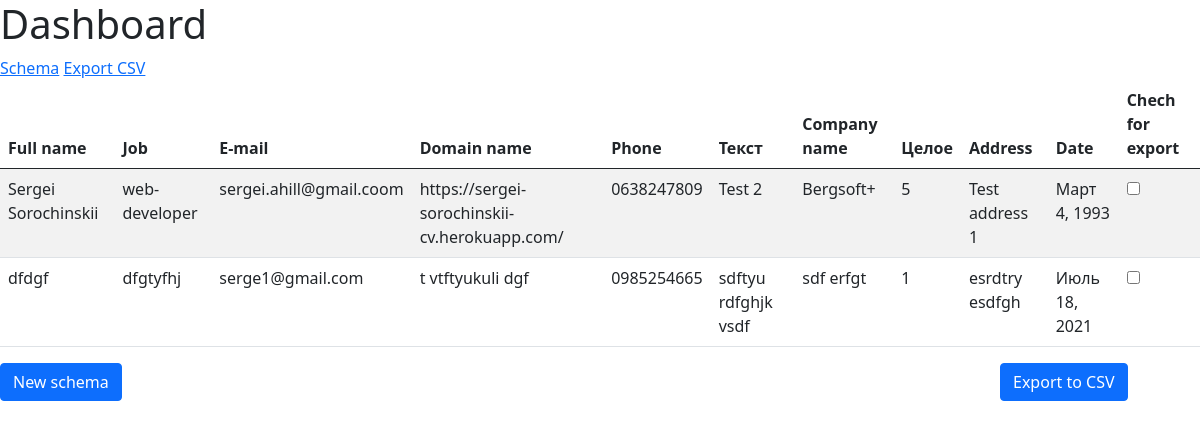
The page /dashboard/ (signed in) on the database its author committed.
### dashboard/models.py (models this page shows, shortened)
class Schema(models.Model):
    user = models.ForeignKey(
        User, on_delete=models.CASCADE, verbose_name="User")
    full_name = models.CharField(max_length=150, verbose_name="Full name")
    job = models.CharField(max_length=100, verbose_name="Job")
    email = models.CharField(max_length=150, verbose_name="E-mail")
    domain_name = models.CharField(max_length=100, verbose_name="Domain name")
    phone = models.CharField(max_length=20, verbose_name="Phone number")
    company_name = models.CharField(
        max_length=150, verbose_name="Company name")
    text = models.TextField(verbose_name="Text")
    integer = models.IntegerField(
        default=1,
        validators=[MaxValueValidator(1000), MinValueValidator(1)],
        verbose_name="Integer"
    )
    address = models.CharField(max_length=255, verbose_name="Address")
    date = models.DateField(default=date.today, verbose_name="Date")
    class Meta:
        verbose_name = "Schemas"
        verbose_name_plural = "Schema"
        ordering = ["-id"]

### dashboard/views.py (the view)
class DashboardView(LoginRequiredMixin, ListView):
    template_name = 'dashboard/dashboard.html'
    context_object_name = "schemas"
    def get_queryset(self):
        user = self.request.user
        qs = Schema.objects.filter(user=user)
        return qs

### dashboard/templates/dashboard/dashboard.html
{% extends 'dashboard/base_dashboard.html' %}
{% load i18n %}
{% block table %}
    <div class="table-responsive">
        <table class="table table-striped table-hover">
            <thead>
                <th>{% trans "Full name" %}</th>
                <th class="danger">{% trans "Job" %}</th>
                <th class="danger">{% trans "E-mail" %}</th>
                <th class="danger">{% trans "Domain name" %}</th>
                <th class="danger">{% trans "Phone" %}</th>
                <th class="danger">{% trans "Text" %}</th>
                <th class="danger">{% trans "Company name" %}</th>
                <th class="danger">{% trans "Integer" %}</th>
                <th class="danger">{% trans "Address" %}</th>
                <th class="danger">{% trans "Date" %}</th>
                <th>{% trans "Chech for export" %}</th>
            </thead>
            <tbody>
                {% for schema in schemas %}
                    <tr>
                            <td>{{schema.full_name}}</td>
                            <td>{{schema.job}}</td>
                            <td>{{schema.email}}</td>
                            <td>{{schema.domain_name}}</td>
                            <td>{{schema.phone}}</td>
                            <td>{{schema.text}}</td>
                            <td>{{schema.company_name}}</td>
                            <td>{{schema.integer}}</td>
                            <td>{{schema.address}}</td>
                            <td>{{schema.date}}</td>
                            <td>
                                <input type="checkbox"
                                        name="export_schema"
                                        value="{{schema.id}}"/>
                            </td>
                    </tr>
                {% endfor %}
            </tbody>
        </table>
    </div>
{% endblock table %}
{% block btn_block %}
    <div class="row">
        <div class="col-md-4">
            <a href="{% url "create_schema" %}" class="btn btn-primary">
                {% trans "New schema" %}
            </a>
        </div>
        <div class="col-md-2 offset-md-6">
            <a href="{% url "create_export_to_csv" %}" class="btn btn-primary js-export-to-csv">
                {% trans "Export to CSV" %}
            </a>
        </div>
    </div>
{% endblock btn_block %}

### dashboard/templates/dashboard/base_dashboard.html
{% extends 'base.html' %}
{% load i18n %}
{% block content %}
<div class="row">
    <div class="col-md-12">
        <h1>{% trans "Dashboard" %}</h1>
    </div>
    <div class="col-md-12">
        <a href="{% url 'dashboard' %}">{% trans "Schema" %}</a>
        <a href="{% url 'export_csv_list' %}">{% trans "Export CSV" %}</a>
    </div>
    <div class="col-md-12">
        {% block table %}{% endblock table %}
    </div>
    {% block btn_block %}{% endblock btn_block %}
</div>
{% endblock content %}

### templates/base.html (shortened to what this page needs)
<!DOCTYPE html>
<html lang="en">
<head>
    {% load static %}
    <link rel="stylesheet" href="{% static 'assets/bootstrap-5/css/bootstrap.min.css' %}">
    <link rel="stylesheet" href="{% static 'css/main.css' %}">
</head>
<body>
    <div class="container-wide">
        {% block content %}{% endblock content %}
    </div>
</body>
</html>

### static/css/main.css (style rules this page uses)
.container-wide { max-width: 1300px; margin: 0px auto; }

### rows shown on the page
Schema: full_name "Sergei Sorochinskii", job "web-developer", email "sergei.ahill@gmail.coom", domain_name "https://sergei-sorochinskii-cv.herokuapp.com/", phone "0638247809", text "Test 2", company_name "Bergsoft+", integer "5", address "Test address 1", date "Март 4, 1993"
Schema: full_name "dfdgf", job "dfgtyfhj", email "serge1@gmail.com", domain_name "t vtftyukuli dgf", phone "0985254665", text "sdftyu rdfghjk vsdf", company_name "sdf erfgt", integer "1", address "esrdtry esdfgh", date "Июль 18, 2021"
